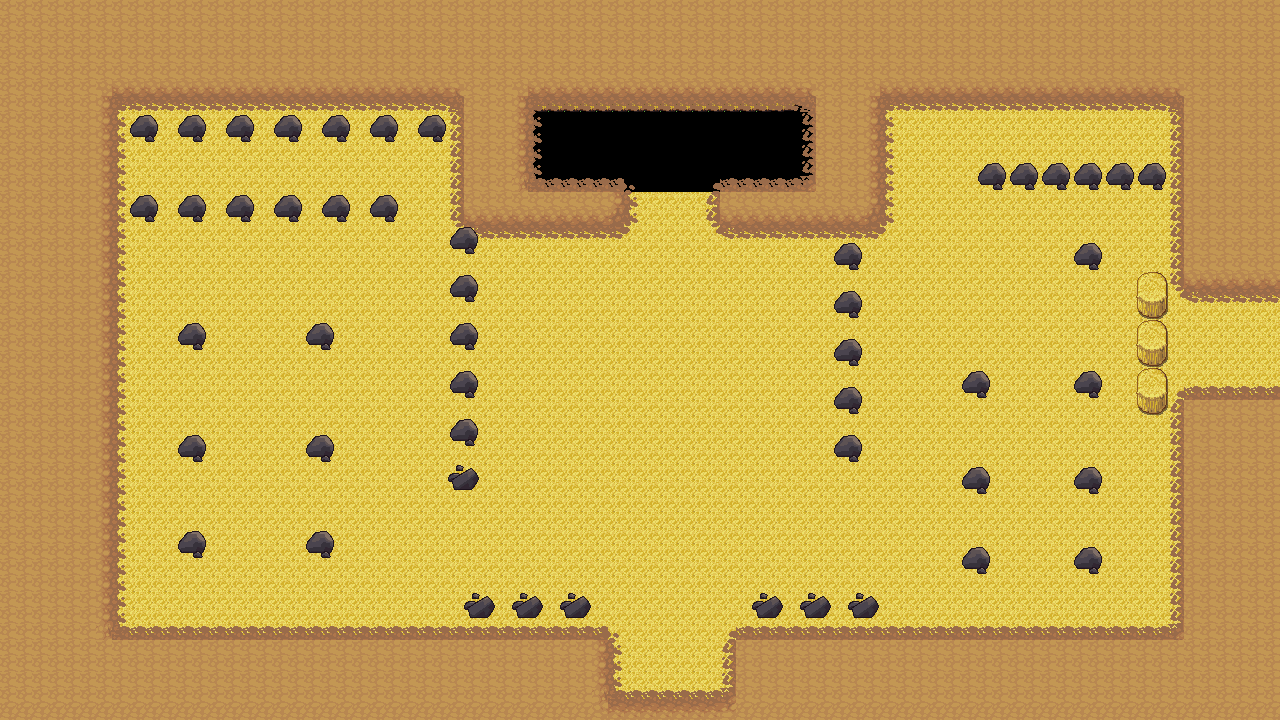

This is a level from a 2D game, rendered from its Tiled map with the project's own tilesets. A one-line summary and the map file follow, with tile-layer data summarised:
An orthogonal 80x45 tile map with 16x16 px tiles, 5 tile layers (Tile Layer 1, Tile Layer 3, Tile Layer 2, Tile Layer 4, ...), 2 tilesets and 50 objects (31x wall, 5x slime, 4x fire, player, playerfrommap2, ...).

<map version="1.0" tiledversion="1.0.3" orientation="orthogonal" renderorder="right-down" width="80" height="45" tilewidth="16" tileheight="16" nextobjectid="89">
 <tileset firstgid="1" source="LPC_Terrain/Terrain.tsx" />
 <tileset firstgid="1025" source="gfx/objects.tsx" />
 <layer name="Tile Layer 1" width="80" height="45">
  <data>[3600 cells, 3600 non-empty, 4 distinct tile ids]</data>
 </layer>
 <layer name="Tile Layer 3" width="80" height="45">
  <data>[3600 cells, 3327 non-empty, 13 distinct tile ids]</data>
 </layer>
 <layer name="Tile Layer 2" width="80" height="45">
  <data>[3600 cells, 1468 non-empty, 13 distinct tile ids]</data>
 </layer>
 <layer name="Tile Layer 4" width="80" height="45">
  <data>[3600 cells, 49 non-empty, 2 distinct tile ids]</data>
 </layer>
 <layer name="straw" width="80" height="45">
  <data>[3600 cells, 6 non-empty, 2 distinct tile ids]</data>
 </layer>
 <objectgroup name="Object Layer 1" visible="0">
  <object id="5" name="wall" x="1188" y="-4" width="94" height="278" />
  <object id="6" name="wall" x="2" y="2" width="1282" height="88" />
  <object id="8" name="wall" x="2" y="6" width="98" height="710" />
  <object id="9" name="wall" x="9.33333" y="642" width="596" height="74" />
  <object id="10" name="wall" x="738" y="642" width="550" height="78" />
  <object id="11" name="wall" x="1188" y="406" width="100" height="314" />
  <object id="12" name="wall" x="819" y="92" width="55" height="128" />
  <object id="13" name="wall" x="464" y="90" width="63" height="128" />
  <object id="14" name="wall" x="504" y="187" width="116" height="37" />
  <object id="15" name="wall" x="724" y="184" width="110" height="36" />
  <object id="17" name="wall" x="100.667" y="198.667" width="293.333" height="22.6667" />
  <object id="18" name="wall" x="102.667" y="92" width="360" height="39.3333" />
  <object id="19" name="wall" x="450.667" y="218.667" width="29.3333" height="272" />
  <object id="21" name="wall" x="312" y="328.667" width="20" height="16.6667" />
  <object id="22" name="wall" x="182.667" y="326.667" width="20" height="17.3333" />
  <object id="25" name="wall" x="310" y="534.667" width="22.6667" height="19.3333" />
  <object id="26" name="wall" x="182" y="534.667" width="22" height="19.3333" />
  <object id="27" name="wall" x="468.667" y="598" width="113.333" height="20" />
  <object id="28" name="wall" x="761.333" y="596.667" width="111.333" height="17.3333" />
  <object id="29" name="wall" x="982" y="164" width="206" height="22" />
  <object id="41" name="wall" x="837.333" y="206.667" width="22" height="254" />
  <object id="45" name="wall" x="590" y="699" width="154" height="19" />
  <object id="51" name="wall" x="1076" y="243" width="27" height="23" />
  <object id="52" name="wall" x="1078" y="375" width="21" height="18" />
  <object id="53" name="wall" x="1079" y="468" width="19" height="21" />
  <object id="54" name="wall" x="1076" y="551" width="22" height="17" />
  <object id="55" name="wall" x="965" y="370" width="21" height="25" />
  <object id="56" name="wall" x="966" y="467" width="20" height="23" />
  <object id="57" name="wall" x="968" y="547" width="17" height="24" />
  <object id="58" name="wall" x="179" y="435" width="26" height="24" />
  <object id="59" name="wall" x="308" y="435" width="27" height="19.3333" />
  <object id="78" name="player" x="657.333" y="642.667" width="20" height="18.6667" />
  <object id="79" name="slime" x="366" y="275.667" width="41.3333" height="30.6667" />
  <object id="82" name="slime" x="947" y="253" width="41" height="28" />
  <object id="83" name="slime" x="642" y="531" width="44" height="31" />
  <object id="84" name="playerfrommap2" x="656" y="216" width="27" height="18" />
  <object id="85" name="playerfrommap3" x="1201" y="340" width="28" height="32" />
  <object id="87" name="slime" x="741.877" y="463.899" width="43.3213" height="30.6859" />
  <object id="88" name="slime" x="536.101" y="433.213" width="50.5415" height="36.1011" />
 </objectgroup>
 <objectgroup name="Object Layer 2" visible="0">
  <object id="49" name="map3" x="1249" y="300" width="28" height="84" />
  <object id="47" name="map2" x="536" y="109" width="269" height="69" />
 </objectgroup>
 <objectgroup name="strawb" visible="0">
  <object id="50" name="breakable" x="1139" y="289" width="40" height="134" />
 </objectgroup>
 <objectgroup name="heart" visible="0">
  <object id="69" name="heart" x="1222.67" y="358" width="20.3333" height="25.6667" />
 </objectgroup>
 <objectgroup name="coin1" visible="0">
  <object id="71" name="coin1" x="164.667" y="178.667" width="11.3333" height="13" />
 </objectgroup>
 <objectgroup name="coin2" visible="0">
  <object id="72" name="coin2" x="1128.33" y="147.667" width="11.6667" height="11.3333" />
 </objectgroup>
 <objectgroup name="fire" visible="0">
  <object id="73" name="fire" x="736" y="282.667" width="36" height="38.6667" />
  <object id="75" name="fire" x="737" y="416.667" width="36" height="38.6667" />
  <object id="76" name="fire" x="593.333" y="286.333" width="36" height="38.6667" />
  <object id="77" name="fire" x="594" y="416.333" width="36" height="38.6667" />
 </objectgroup>
 <objectgroup name="straw" visible="0">
  <object id="68" name="straw" x="1101.33" y="281.333" width="30.6667" height="120" />
 </objectgroup>
</map>
